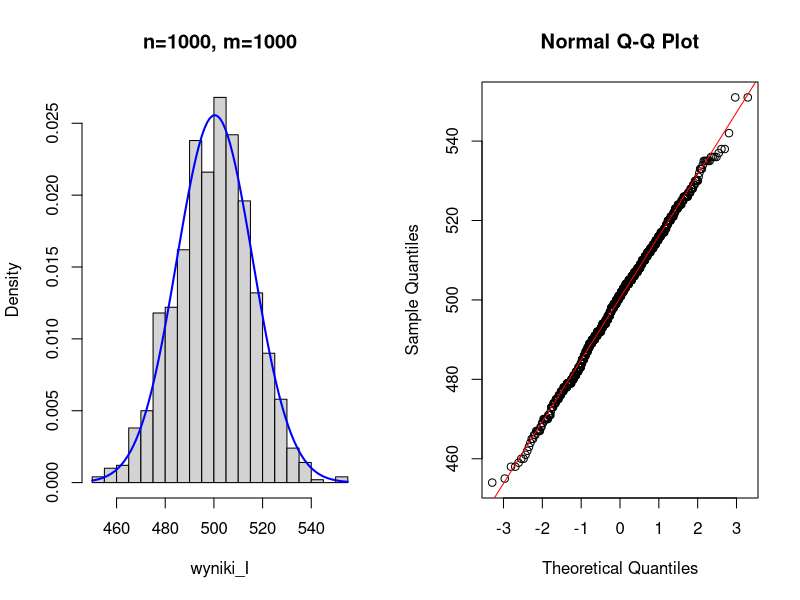

This figure's R source:
# Symulacja liczby serii, n- liczba symulacji, m- wielko±¢ próbki.
# Wylosowa¢ m liczb z rozkªadu jednostajnego U (0, 1). Zbada¢ losowo±¢ wygenerowanych danych i zliczy¢
# liczb¦ serii. Powtórzy¢ procedur¦ n razy. Wykorzysta¢ funkcj¦ replicate( ). Rozpatrzy¢ przypadki: (I) n =
# 1000, m = 1000; (II) n = 5000, m = 1000. Zbada¢ zgodno±¢ danych z punktu (I) z rozkªadem normalnym.

# AI generated*

runs_count <- function(binary_vec) {
  if(length(binary_vec) == 0) return(0)
  sum(diff(binary_vec) != 0) + 1
}

simulate_runs <- function(n, m) {
  replicate(n, {
    sample <- runif(m)
    binary <- ifelse(sample > 0.5, 1, 0)
    runs_count(binary)
  })
}

set.seed(123)

wyniki_I <- simulate_runs(1000, 1000)
wyniki_II <- simulate_runs(5000, 1000)

shapiro.test(wyniki_I)
# p-val > 0.05 : rozkład normalny

par(mfrow=c(1,2))
hist(wyniki_I, breaks=30, probability=TRUE, main="n=1000, m=1000")
curve(dnorm(x, mean(wyniki_I), sd(wyniki_I)), add=TRUE, col="blue", lwd=2)
qqnorm(wyniki_I)
qqline(wyniki_I, col="red")
par(mfrow=c(1,1))

# NOTE:
# symulacja serii liczb
